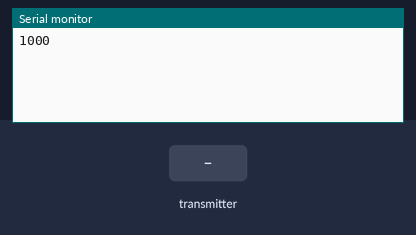
Simulated run of this sketch. Board: Arduino Mega 2560, built with avr-gcc and run on an emulated ATmega2560. On the bench: the last lines printed to the serial monitor. The inputs (shaded band) are chosen by the test bench. No radio packets arrive unless stated.

Above: at 1.2 s.
1.3 s: the transmitter starts sending ch1 = 0
At 1.37 s:
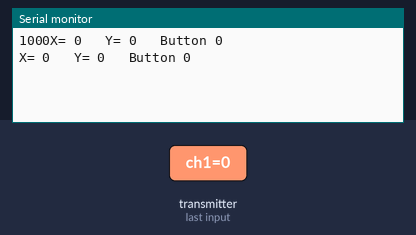
3.2 s: the transmitter starts sending ch2 = 64
At 3.27 s:
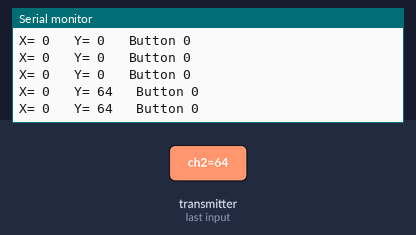
4.7 s: the transmitter starts sending ch1 = 128
At 4.77 s:
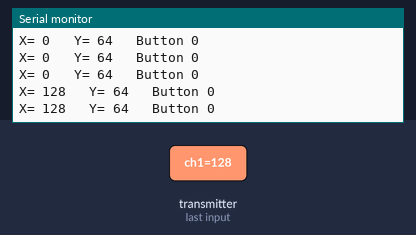
7.7 s: the transmitter starts sending ch3 = 64
At 7.82 s:
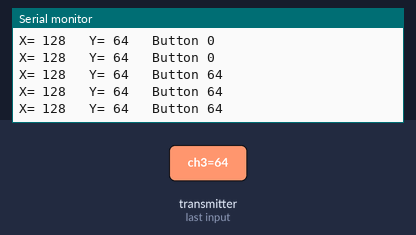
10.7 s: the transmitter starts sending ch2 = 128
At 10.82 s:
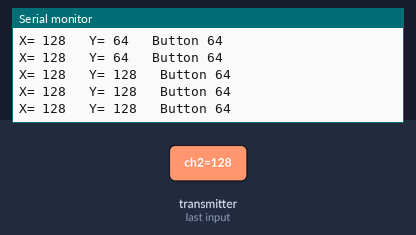
13.7 s: the transmitter starts sending ch3 = 0
At 13.82 s:
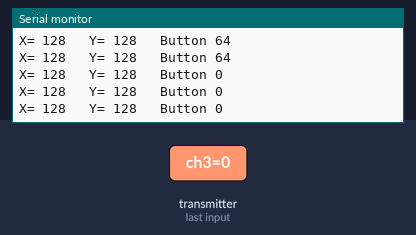
Timing chart, 0 to 16.7 s (numbered marks = the images above; inputs shaded):
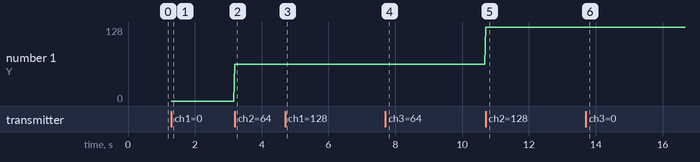

The sketch:

reciever_code.ino
```cpp
#include <SPI.h>
#include <nRF24L01.h>
#include <RF24.h>


const uint64_t pipeIn = 0xE8E8F0F0E1LL;     //Remember that this code is the same as in the transmitter
RF24 radio(48, 49);  //CSN and CE pins

// The sizeof this struct should not exceed 32 bytes
struct Received_data {
  byte ch1;
  byte ch2;
  byte ch3;
};

Received_data received_data;

int Xaxis = 0;
int Yaxis = 0;
int but=0;

void reset_the_Data()
{
  // 'safe' values to use when NO radio input is detected
  received_data.ch1 = 0;      //Throttle (channel 1) to 0
  received_data.ch2 = 0;
  received_data.ch3 = 0;
}


/******************/

void setup()
{
  Serial.begin(9600);
  Serial.print("1000");
  //We reset the received values
  reset_the_Data();

  //Once again, begin and radio configuration
  radio.begin();
  radio.setAutoAck(false);
  radio.setDataRate(RF24_250KBPS);
  radio.openReadingPipe(1,pipeIn);

  //We start the radio comunication
  radio.startListening();

}

/******************/

unsigned long lastRecvTime = 0;

//We create the function that will read the data each certain time
void receive_the_data()
{
  while ( radio.available() ) {
  radio.read(&received_data, sizeof(Received_data));
  lastRecvTime = millis(); //Here we receive the data
}
}

/******************/
float var;

void loop()
{
  var= millis();

  while(!radio.available())
  {
//    Serial.println("not");
  }
  int Speed;

  //Receive the radio data
  receive_the_data();

//////////This small if will reset the data if signal is lost for 1 sec.
/////////////////////////////////////////////////////////////////////////
  /*unsigned long now = millis();
  if ( now - lastRecvTime > 1000 ) {
    // signal lost?
    reset_the_Data();
    //Go up and change the initial values if you want depending on
    //your aplications. Put 0 for throttle in case of drones so it won't
    //fly away
  } */


  Xaxis = received_data.ch1;   //X axis
  Yaxis = received_data.ch2;   //Y axis
  but = received_data.ch3;

  Serial.print("X= ");
  Serial.print(Xaxis, DEC);
  Serial.print("   Y= ");
  Serial.print(Yaxis, DEC);
  Serial.print("   Button ");
  Serial.println(but);
  //Serial.println(millis()-var);
}//Loop end
```

Measured:
- after the input at 1.3 s, the serial monitor: prints a new line at once (image 1)
- after the input at 3.2 s, the serial monitor: prints a new line at once (image 2)
- after the input at 4.7 s, the serial monitor: prints a new line at once (image 3)
- after the input at 7.7 s, the serial monitor: prints a new line at once (image 4)
- after the input at 10.7 s, the serial monitor: prints a new line at once (image 5)
- after the input at 13.7 s, the serial monitor: prints a new line at once (image 6)
- plotted number 1: 0 → 64 after the input at 3.2 s
